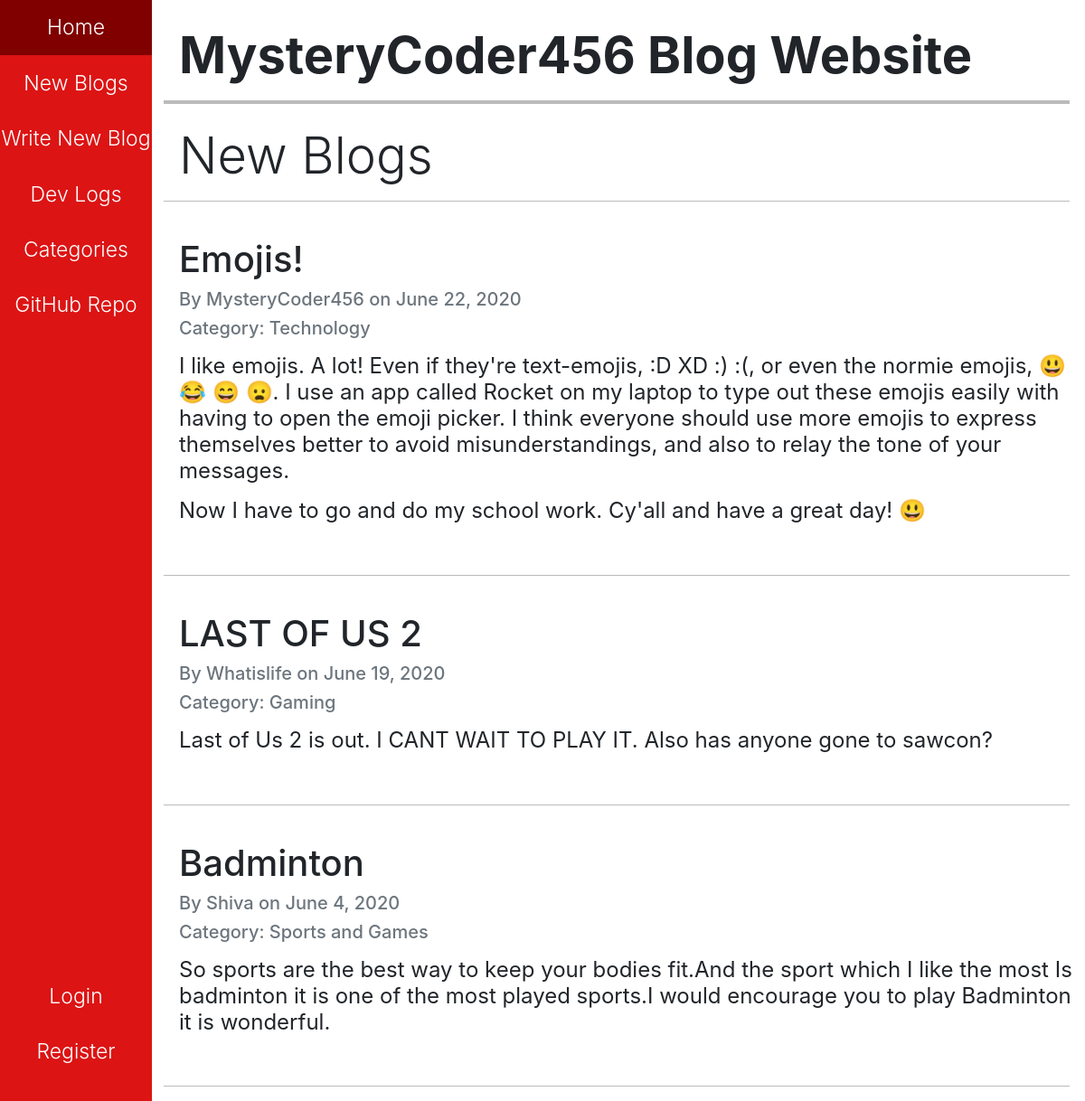
The app's page /blogs/ with its own data.
### blog/models.py (models this page shows, shortened)
class Blog(models.Model):
    blog_list = models.ForeignKey(BlogList, on_delete=models.CASCADE)
    title = models.CharField(max_length=100)
    author = models.CharField(max_length=50)
    creation_date = models.DateField()
    content = models.TextField(
        max_length=500,
        blank=True,
        validators=[MaxLengthValidator(500)]
    )
    points = models.IntegerField(default=0)

class BlogList(models.Model):
    name = models.CharField(max_length=50)

### blog/views.py (the view)
# urls.py: path("blogs/", views.blogs, name="new_blogs"),
def blogs(request):
    all_blogs = []
    for blog_list in BlogList.objects.all():
        if blog_list.name != "Dev Logs":
            all_blogs.extend(blog_list.blog_set.all())
    all_blogs.sort(key=lambda blog: blog.creation_date, reverse=True)
    return render(request, "blog/blogs.html", {"blog_set": all_blogs})

### blog/templates/blog/blogs.html (shortened to what this page needs)
{% extends 'blog/base.html' %}
{% block heading %}
    New Blogs
{% endblock %}
{% block main %}
    {% for blog in blog_set %}
        <hr style="height: 1px;">
        <br>
        <h1 class="blog-title"><a href="/blog/{{blog.title}}">{{blog.title}}</a></h1>
        <div class="pb-2" style="line-height: 0.1rem;">
            <h5 class="text-muted">By {{blog.author}} on {{blog.creation_date}}</h5>
            <h5 class="text-muted">Category: {{blog.blog_list.name}}</h5>
        </div>
        <h4 class="font-weight-normal">{{blog.content|linebreaks}}</h4>
        <br>
    {% endfor %}
    <hr style="height: 1px;">
{% endblock %}

### blog/static/blog/styles.css (style rules this page uses)
:root { --sidebar-width: 14%; --sidebar-font-size: 23px; }
html { font-family: Montserrat, Helvetica, Arial; }
.blog-title a { text-decoration: none; color: inherit; }
hr { position: relative; left: -17px; background-color: #BBBBBB; border: none; width: 100%; }

### records on screen
Blog: title "Emojis!", author "MysteryCoder456", creation_date "June 22, 2020", blog_list.name "Technology", content "I like emojis. A lot! Even if they're text-emojis, :D XD :) :(, or even the normie emojis, 😃 😂 😄 😦. I use an app called Rocket on my laptop to type out these emojis easily with having to open the emoji picker. I think everyone should use more emojis to express themselves better to avoid misunderstandings, and also to relay the tone of your messages. Now I have to go and do my school work. Cy'all and have a great day! 😃"
Blog: title "LAST OF US 2", author "Whatislife", creation_date "June 19, 2020", blog_list.name "Gaming", content "Last of Us 2 is out. I CANT WAIT TO PLAY IT. Also has anyone gone to sawcon?"
Blog: title "Badminton", author "Shiva", creation_date "June 4, 2020", blog_list.name "Sports and Games", content "So sports are the best way to keep your bodies fit.And the sport which I like the most Is badminton it is one of the most played sports.I would encourage you to play Badminton it is wonderful."
